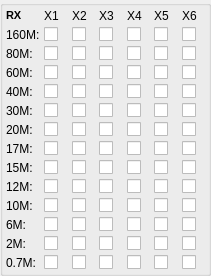
      <widget class="QGroupBox" name="groupBox_3">
       <property name="geometry">
        <rect>
         <x>240</x>
         <y>10</y>
         <width>211</width>
         <height>271</height>
        </rect>
       </property>
       <property name="title">
        <string/>
       </property>
       <layout class="QHBoxLayout" name="horizontalLayout_2">
        <property name="spacing">
         <number>3</number>
        </property>
        <property name="leftMargin">
         <number>3</number>
        </property>
        <property name="topMargin">
         <number>3</number>
        </property>
        <property name="rightMargin">
         <number>3</number>
        </property>
        <property name="bottomMargin">
         <number>3</number>
        </property>
        <item>
         <layout class="QGridLayout" name="gridLayout_3">
          <property name="spacing">
           <number>4</number>
          </property>
          <item row="1" column="1">
           <widget class="QCheckBox" name="chb160Rx1">
            <property name="text">
             <string/>
            </property>
           </widget>
          </item>
          <item row="1" column="2">
           <widget class="QCheckBox" name="chb160Rx2">
            <property name="text">
             <string/>
            </property>
           </widget>
          </item>
          <item row="7" column="1">
           <widget class="QCheckBox" name="chb20Rx1">
            <property name="text">
             <string/>
            </property>
           </widget>
          </item>
          <item row="7" column="2">
           <widget class="QCheckBox" name="chb20Rx2">
            <property name="text">
             <string/>
            </property>
           </widget>
          </item>
          <item row="10" column="1">
           <widget class="QCheckBox" name="chb12Rx1">
            <property name="text">
             <string/>
            </property>
           </widget>
          </item>
          <item row="8" column="1">
           <widget class="QCheckBox" name="chb17Rx1">
            <property name="text">
             <string/>
            </property>
           </widget>
          </item>
          <item row="9" column="1">
           <widget class="QCheckBox" name="chb15Rx1">
            <property name="text">
             <string/>
            </property>
           </widget>
          </item>
          <item row="11" column="1">
           <widget class="QCheckBox" name="chb10Rx1">
            <property name="text">
             <string/>
            </property>
           </widget>
          </item>
          <item row="12" column="1">
           <widget class="QCheckBox" name="chb6Rx1">
            <property name="text">
             <string/>
            </property>
           </widget>
          </item>
          <item row="13" column="1">
           <widget class="QCheckBox" name="chb2Rx1">
            <property name="text">
             <string/>
            </property>
           </widget>
          </item>
          <item row="5" column="1">
           <widget class="QCheckBox" name="chb40Rx1">
            <property name="text">
             <string/>
            </property>
           </widget>
          </item>
          <item row="6" column="1">
           <widget class="QCheckBox" name="chb30Rx1">
            <property name="text">
             <string/>
            </property>
           </widget>
          </item>
          <item row="4" column="1">
           <widget class="QCheckBox" name="chb60Rx1">
            <property name="text">
             <string/>
            </property>
           </widget>
          </item>
          <item row="3" column="1">
           <widget class="QCheckBox" name="chb80Rx1">
            <property name="text">
             <string/>
            </property>
           </widget>
          </item>
          <item row="1" column="0">
           <widget class="QLabel" name="label_118">
            <property name="text">
             <string>160M:</string>
            </property>
           </widget>
          </item>
          <item row="3" column="0">
           <widget class="QLabel" name="label_119">
            <property name="text">
             <string>80M:</string>
            </property>
           </widget>
          </item>
          <item row="4" column="0">
           <widget class="QLabel" name="label_120">
            <property name="text">
             <string>60M:</string>
            </property>
           </widget>
          </item>
          <item row="5" column="0">
           <widget class="QLabel" name="label_121">
            <property name="text">
             <string>40M:</string>
            </property>
           </widget>
          </item>
          <item row="6" column="0">
           <widget class="QLabel" name="label_122">
            <property name="text">
             <string>30M:</string>
            </property>
           </widget>
          </item>
          <item row="7" column="0">
           <widget class="QLabel" name="label_123">
            <property name="text">
             <string>20M:</string>
            </property>
           </widget>
          </item>
          <item row="8" column="0">
           <widget class="QLabel" name="label_124">
            <property name="text">
             <string>17M:</string>
            </property>
           </widget>
          </item>
          <item row="9" column="0">
           <widget class="QLabel" name="label_125">
            <property name="text">
             <string>15M:</string>
            </property>
           </widget>
          </item>
          <item row="10" column="0">
           <widget class="QLabel" name="label_126">
            <property name="text">
             <string>12M:</string>
            </property>
           </widget>
          </item>
          <item row="11" column="0">
           <widget class="QLabel" name="label_127">
            <property name="text">
             <string>10M:</string>
            </property>
           </widget>
          </item>
          <item row="12" column="0">
           <widget class="QLabel" name="label_128">
            <property name="text">
             <string>6M:</string>
            </property>
           </widget>
          </item>
          <item row="13" column="0">
           <widget class="QLabel" name="label_129">
            <property name="text">
             <string>2M:</string>
            </property>
           </widget>
          </item>
          <item row="14" column="0">
           <widget class="QLabel" name="label_130">
            <property name="text">
             <string>0.7M:</string>
            </property>
           </widget>
          </item>
          <item row="1" column="3">
           <widget class="QCheckBox" name="chb160Rx3">
            <property name="text">
             <string/>
            </property>
           </widget>
          </item>
          <item row="1" column="4">
           <widget class="QCheckBox" name="chb160Rx4">
            <property name="text">
             <string/>
            </property>
           </widget>
          </item>
          <item row="1" column="5">
           <widget class="QCheckBox" name="chb160Rx5">
            <property name="text">
             <string/>
            </property>
           </widget>
          </item>
          <item row="3" column="2">
           <widget class="QCheckBox" name="chb80Rx2">
            <property name="text">
             <string/>
            </property>
           </widget>
          </item>
          <item row="4" column="2">
           <widget class="QCheckBox" name="chb60Rx2">
            <property name="text">
             <string/>
            </property>
           </widget>
          </item>
          <item row="5" column="2">
           <widget class="QCheckBox" name="chb40Rx2">
            <property name="text">
             <string/>
            </property>
           </widget>
          </item>
          <item row="6" column="2">
           <widget class="QCheckBox" name="chb30Rx2">
            <property name="text">
             <string/>
            </property>
           </widget>
          </item>
          <item row="8" column="2">
           <widget class="QCheckBox" name="chb17Rx2">
            <property name="text">
             <string/>
            </property>
           </widget>
          </item>
          <item row="9" column="2">
           <widget class="QCheckBox" name="chb15Rx2">
            <property name="text">
             <string/>
            </property>
           </widget>
          </item>
          <item row="10" column="2">
           <widget class="QCheckBox" name="chb12Rx2">
            <property name="text">
             <string/>
            </property>
           </widget>
          </item>
          <item row="11" column="2">
           <widget class="QCheckBox" name="chb10Rx2">
            <property name="text">
             <string/>
            </property>
           </widget>
          </item>
          <item row="12" column="2">
           <widget class="QCheckBox" name="chb6Rx2">
            <property name="text">
             <string/>
            </property>
           </widget>
          </item>
          <item row="13" column="2">
           <widget class="QCheckBox" name="chb2Rx2">
            <property name="text">
             <string/>
            </property>
           </widget>
          </item>
          <item row="14" column="1">
           <widget class="QCheckBox" name="chb07Rx1">
            <property name="text">
             <string/>
            </property>
           </widget>
          </item>
          <item row="14" column="2">
           <widget class="QCheckBox" name="chb07Rx2">
            <property name="text">
             <string/>
            </property>
           </widget>
          </item>
          <item row="14" column="4">
           <widget class="QCheckBox" name="chb07Rx4">
            <property name="text">
             <string/>
            </property>
           </widget>
          </item>
          <item row="14" column="3">
           <widget class="QCheckBox" name="chb07Rx3">
            <property name="text">
             <string/>
            </property>
           </widget>
          </item>
          <item row="14" column="5">
           <widget class="QCheckBox" name="chb07Rx5">
            <property name="text">
             <string/>
            </property>
           </widget>
          </item>
          <item row="3" column="3">
           <widget class="QCheckBox" name="chb80Rx3">
            <property name="text">
             <string/>
            </property>
           </widget>
          </item>
          <item row="4" column="3">
           <widget class="QCheckBox" name="chb60Rx3">
            <property name="text">
             <string/>
            </property>
           </widget>
          </item>
          <item row="5" column="3">
           <widget class="QCheckBox" name="chb40Rx3">
            <property name="text">
             <string/>
            </property>
           </widget>
          </item>
          <item row="6" column="3">
           <widget class="QCheckBox" name="chb30Rx3">
            <property name="text">
             <string/>
            </property>
           </widget>
          </item>
          <item row="7" column="3">
           <widget class="QCheckBox" name="chb20Rx3">
            <property name="text">
             <string/>
            </property>
           </widget>
          </item>
          <item row="8" column="3">
           <widget class="QCheckBox" name="chb17Rx3">
            <property name="text">
             <string/>
            </property>
           </widget>
          </item>
          <item row="9" column="3">
           <widget class="QCheckBox" name="chb15Rx3">
            <property name="text">
             <string/>
            </property>
           </widget>
          </item>
          <item row="10" column="3">
           <widget class="QCheckBox" name="chb12Rx3">
            <property name="text">
             <string/>
            </property>
           </widget>
          </item>
          <item row="11" column="3">
           <widget class="QCheckBox" name="chb10Rx3">
            <property name="text">
             <string/>
            </property>
           </widget>
          </item>
          <item row="12" column="3">
           <widget class="QCheckBox" name="chb6Rx3">
            <property name="text">
             <string/>
            </property>
           </widget>
          </item>
          <item row="13" column="3">
           <widget class="QCheckBox" name="chb2Rx3">
            <property name="text">
             <string/>
            </property>
           </widget>
          </item>
          <item row="3" column="4">
           <widget class="QCheckBox" name="chb80Rx4">
            <property name="text">
             <string/>
            </property>
           </widget>
          </item>
          <item row="4" column="4">
           <widget class="QCheckBox" name="chb60Rx4">
            <property name="text">
             <string/>
            </property>
           </widget>
          </item>
          <item row="5" column="4">
           <widget class="QCheckBox" name="chb40Rx4">
            <property name="text">
             <string/>
            </property>
           </widget>
          </item>
          <item row="6" column="4">
           <widget class="QCheckBox" name="chb30Rx4">
            <property name="text">
             <string/>
            </property>
           </widget>
          </item>
          <item row="7" column="4">
           <widget class="QCheckBox" name="chb20Rx4">
            <property name="text">
             <string/>
            </property>
           </widget>
          </item>
          <item row="8" column="4">
           <widget class="QCheckBox" name="chb17Rx4">
            <property name="text">
             <string/>
            </property>
           </widget>
          </item>
          <item row="9" column="4">
           <widget class="QCheckBox" name="chb15Rx4">
            <property name="text">
             <string/>
            </property>
           </widget>
          </item>
          <item row="10" column="4">
           <widget class="QCheckBox" name="chb12Rx4">
            <property name="text">
             <string/>
            </property>
           </widget>
          </item>
          <item row="11" column="4">
           <widget class="QCheckBox" name="chb10Rx4">
            <property name="text">
             <string/>
            </property>
           </widget>
          </item>
          <item row="12" column="4">
           <widget class="QCheckBox" name="chb6Rx4">
            <property name="text">
             <string/>
            </property>
           </widget>
          </item>
          <item row="13" column="4">
           <widget class="QCheckBox" name="chb2Rx4">
            <property name="text">
             <string/>
            </property>
           </widget>
          </item>
          <item row="3" column="5">
           <widget class="QCheckBox" name="chb80Rx5">
            <property name="text">
             <string/>
            </property>
           </widget>
          </item>
          <item row="4" column="5">
           <widget class="QCheckBox" name="chb60Rx5">
            <property name="text">
             <string/>
            </property>
           </widget>
          </item>
          <item row="5" column="5">
           <widget class="QCheckBox" name="chb40Rx5">
            <property name="text">
             <string/>
            </property>
           </widget>
          </item>
          <item row="6" column="5">
           <widget class="QCheckBox" name="chb30Rx5">
            <property name="text">
             <string/>
            </property>
           </widget>
          </item>
          <item row="7" column="5">
           <widget class="QCheckBox" name="chb20Rx5">
            <property name="text">
             <string/>
            </property>
           </widget>
          </item>
          <item row="8" column="5">
           <widget class="QCheckBox" name="chb17Rx5">
            <property name="text">
             <string/>
            </property>
           </widget>
          </item>
          <item row="9" column="5">
           <widget class="QCheckBox" name="chb15Rx5">
            <property name="text">
             <string/>
            </property>
           </widget>
          </item>
          <item row="10" column="5">
           <widget class="QCheckBox" name="chb12Rx5">
            <property name="text">
             <string/>
            </property>
           </widget>
          </item>
          <item row="11" column="5">
           <widget class="QCheckBox" name="chb10Rx5">
            <property name="text">
             <string/>
            </property>
           </widget>
          </item>
          <item row="12" column="5">
           <widget class="QCheckBox" name="chb6Rx5">
            <property name="text">
             <string/>
            </property>
           </widget>
          </item>
          <item row="13" column="5">
           <widget class="QCheckBox" name="chb2Rx5">
            <property name="text">
             <string/>
            </property>
           </widget>
          </item>
          <item row="0" column="1">
           <widget class="QLabel" name="label_137">
            <property name="text">
             <string>X1</string>
            </property>
           </widget>
          </item>
          <item row="0" column="2">
           <widget class="QLabel" name="label_138">
            <property name="text">
             <string>X2</string>
            </property>
           </widget>
          </item>
          <item row="0" column="3">
           <widget class="QLabel" name="label_139">
            <property name="text">
             <string>X3</string>
            </property>
           </widget>
          </item>
          <item row="0" column="4">
           <widget class="QLabel" name="label_140">
            <property name="text">
             <string>X4</string>
            </property>
           </widget>
          </item>
          <item row="0" column="5">
           <widget class="QLabel" name="label_141">
            <property name="text">
             <string>X5</string>
            </property>
           </widget>
          </item>
          <item row="1" column="6">
           <widget class="QCheckBox" name="chb160Rx6">
            <property name="text">
             <string/>
            </property>
           </widget>
          </item>
          <item row="3" column="6">
           <widget class="QCheckBox" name="chb80Rx6">
            <property name="text">
             <string/>
            </property>
           </widget>
          </item>
          <item row="4" column="6">
           <widget class="QCheckBox" name="chb60Rx6">
            <property name="text">
             <string/>
            </property>
           </widget>
          </item>
          <item row="5" column="6">
           <widget class="QCheckBox" name="chb40Rx6">
            <property name="text">
             <string/>
            </property>
           </widget>
          </item>
          <item row="6" column="6">
           <widget class="QCheckBox" name="chb30Rx6">
            <property name="text">
             <string/>
            </property>
           </widget>
          </item>
          <item row="7" column="6">
           <widget class="QCheckBox" name="chb20Rx6">
            <property name="text">
             <string/>
            </property>
           </widget>
          </item>
          <item row="8" column="6">
           <widget class="QCheckBox" name="chb17Rx6">
            <property name="text">
             <string/>
            </property>
           </widget>
          </item>
          <item row="9" column="6">
           <widget class="QCheckBox" name="chb15Rx6">
            <property name="text">
             <string/>
            </property>
           </widget>
          </item>
          <item row="10" column="6">
           <widget class="QCheckBox" name="chb12Rx6">
            <property name="text">
             <string/>
            </property>
           </widget>
          </item>
          <item row="11" column="6">
           <widget class="QCheckBox" name="chb10Rx6">
            <property name="text">
             <string/>
            </property>
           </widget>
          </item>
          <item row="12" column="6">
           <widget class="QCheckBox" name="chb6Rx6">
            <property name="text">
             <string/>
            </property>
           </widget>
          </item>
          <item row="13" column="6">
           <widget class="QCheckBox" name="chb2Rx6">
            <property name="text">
             <string/>
            </property>
           </widget>
          </item>
          <item row="14" column="6">
           <widget class="QCheckBox" name="chb07Rx6">
            <property name="text">
             <string/>
            </property>
           </widget>
          </item>
          <item row="0" column="6">
           <widget class="QLabel" name="label_142">
            <property name="text">
             <string>X6</string>
            </property>
           </widget>
          </item>
          <item row="0" column="0">
           <widget class="QLabel" name="label_144">
            <property name="text">
             <string>&lt;!DOCTYPE HTML PUBLIC &quot;-//W3C//DTD HTML 4.0//EN&quot; &quot;http://www.w3.org/TR/REC-html40/strict.dtd&quot;&gt;
&lt;html&gt;&lt;head&gt;&lt;meta name=&quot;qrichtext&quot; content=&quot;1&quot; /&gt;&lt;style type=&quot;text/css&quot;&gt;
p, li { white-space: pre-wrap; }
&lt;/style&gt;&lt;/head&gt;&lt;body style=&quot; font-family:'MS Shell Dlg 2'; font-size:8.25pt; font-weight:400; font-style:normal;&quot;&gt;
&lt;p style=&quot; margin-top:0px; margin-bottom:0px; margin-left:0px; margin-right:0px; -qt-block-indent:0; text-indent:0px;&quot;&gt;&lt;span style=&quot; font-size:8pt; font-weight:600;&quot;&gt;RX&lt;/span&gt;&lt;/p&gt;&lt;/body&gt;&lt;/html&gt;</string>
            </property>
           </widget>
          </item>
         </layout>
        </item>
       </layout>
      </widget>
